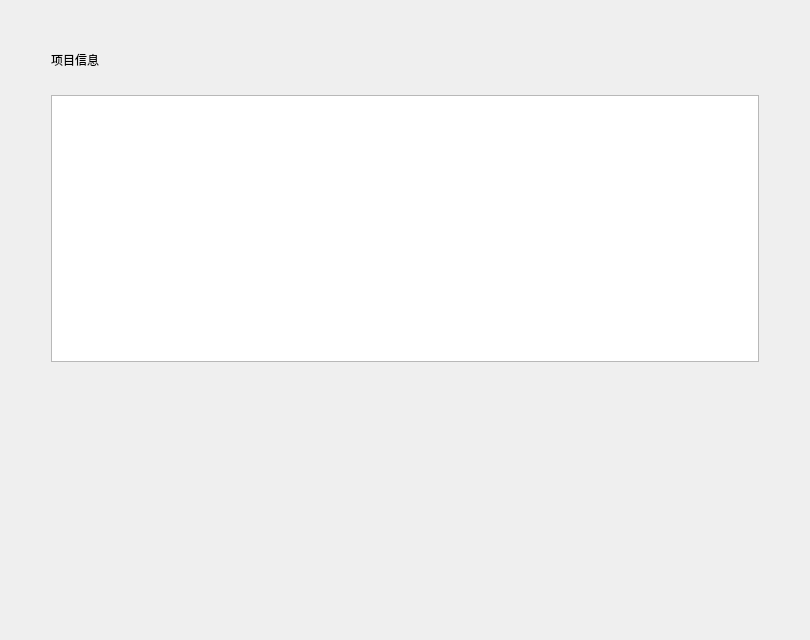
<?xml version="1.0" encoding="UTF-8"?>
<ui version="4.0">
 <class>Form</class>
 <widget class="QWidget" name="Form">
  <property name="geometry">
   <rect>
    <x>0</x>
    <y>0</y>
    <width>810</width>
    <height>640</height>
   </rect>
  </property>
  <property name="windowTitle">
   <string>Form</string>
  </property>
  <layout class="QHBoxLayout" name="horizontalLayout">
   <item>
    <spacer name="horizontalSpacer">
     <property name="orientation">
      <enum>Qt::Horizontal</enum>
     </property>
     <property name="sizeType">
      <enum>QSizePolicy::Preferred</enum>
     </property>
     <property name="sizeHint" stdset="0">
      <size>
       <width>40</width>
       <height>20</height>
      </size>
     </property>
    </spacer>
   </item>
   <item>
    <layout class="QVBoxLayout" name="verticalLayout_2">
     <item>
      <spacer name="verticalSpacer_2">
       <property name="orientation">
        <enum>Qt::Vertical</enum>
       </property>
       <property name="sizeType">
        <enum>QSizePolicy::Preferred</enum>
       </property>
       <property name="sizeHint" stdset="0">
        <size>
         <width>20</width>
         <height>40</height>
        </size>
       </property>
      </spacer>
     </item>
     <item>
      <widget class="TitleLabel" name="label">
       <property name="text">
        <string>项目信息</string>
       </property>
      </widget>
     </item>
     <item>
      <widget class="BodyLabel" name="label_2">
       <property name="text">
        <string/>
       </property>
      </widget>
     </item>
     <item>
      <widget class="QTextBrowser" name="textBrowser">
       <property name="markdown">
        <string>产品名： 灵犀摘\n\n目标：区分前后端\n&gt; 前端：实现一个完整的pdf和部分caj格式的阅读器，并在此基础上实现\n     - 文档总结\n     -
思维导图\n     - 翻译（可选\n \n&gt; 后端：一些在前端计算困难或者部署困难的功能，移动到后端\n\n\n前端UI技术栈可选\n1. Python
\+ PyQt\n    - 优势：python是我常用的开发语言，并且有大量的库支持\n    - 缺陷：需要学习PyQt\n    \n2.
JavaScript + Electron（js+html+css）\n    -
优势：js也是我常用的开发语言，同时浏览器(electron)在实现阅读功能和与后端通讯时非常方便\n    - 缺陷：需要学习web开发三件套

</string>
       </property>
      </widget>
     </item>
     <item>
      <spacer name="verticalSpacer">
       <property name="orientation">
        <enum>Qt::Vertical</enum>
       </property>
       <property name="sizeType">
        <enum>QSizePolicy::Expanding</enum>
       </property>
       <property name="sizeHint" stdset="0">
        <size>
         <width>20</width>
         <height>40</height>
        </size>
       </property>
      </spacer>
     </item>
    </layout>
   </item>
   <item>
    <spacer name="horizontalSpacer_2">
     <property name="orientation">
      <enum>Qt::Horizontal</enum>
     </property>
     <property name="sizeType">
      <enum>QSizePolicy::Preferred</enum>
     </property>
     <property name="sizeHint" stdset="0">
      <size>
       <width>40</width>
       <height>20</height>
      </size>
     </property>
    </spacer>
   </item>
  </layout>
 </widget>
 <customwidgets>
  <customwidget>
   <class>TitleLabel</class>
   <extends>QLabel</extends>
   <header>qfluentwidgets</header>
  </customwidget>
  <customwidget>
   <class>BodyLabel</class>
   <extends>QLabel</extends>
   <header>qfluentwidgets</header>
  </customwidget>
 </customwidgets>
 <resources/>
 <connections/>
</ui>
